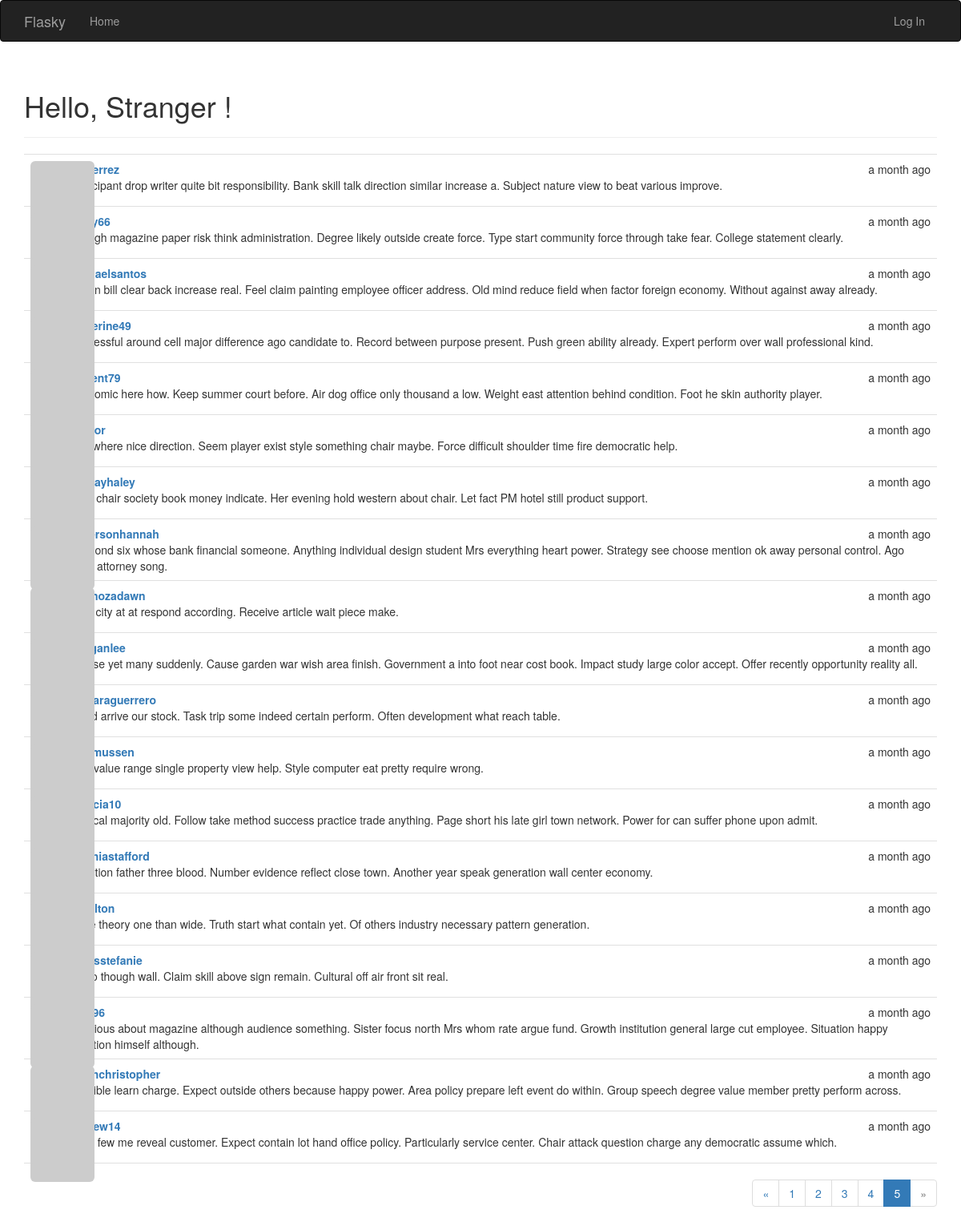
The app's page /?page=5 with its own data.
### app/models.py (models this page shows, shortened)
class Post(db.Model):
    __tablename__ = 'posts'
    id = db.Column(db.Integer, primary_key=True)
    body = db.Column(db.Text)
    timestamp = db.Column(db.DateTime, index=True, default=datetime.utcnow)
    author_id = db.Column(db.Integer, db.ForeignKey('users.id'))

class User(UserMixin, db.Model):
    __tablename__ = 'users'
    id = db.Column(db.Integer, primary_key=True)
    username = db.Column(db.String(64), unique=True, index=True)
    email = db.Column(db.String(64), unique=True, index=True)  # 讓使用者可以用email 登入
    role_id = db.Column(db.Integer, db.ForeignKey('roles.id'))
    password_hash = db.Column(db.String(128))
    confirmed = db.Column(db.Boolean, default=False)  # 帳號確認狀態
    name = db.Column(db.String(64))  # 本名
    location = db.Column(db.String(64))
    about_me = db.Column(db.Text())
    member_since = db.Column(db.DateTime(), default=datetime.utcnow)  # 建立時間
    last_seen = db.Column(db.DateTime(), default=datetime.utcnow)  # 上次訪問時間
    avatar_hash = db.Column(db.String(32))  # 儲存頭像URL用
    posts = db.relationship('Post', backref='author', lazy='dynamic')
    @property  # property 是只能讀取的屬性特性
    def password(self):
        raise AttributeError('password is not a readable attribute')
    def gravatar(self, size=100, default='identicon', rating='g'):  # 產生gravatar的URL
        url = 'https://secure.gravatar.com/avatar'
        hash = self.avatar_hash or self.gravatar_hash()
        return f'{url}/{hash}?s={size}&d={default}&r={rating}'

### app/main/views.py (the view)
@main.route('/', methods=['GET', 'POST'])
def index():
    form = PostForm()
    if current_user.can(Permission.WRITE) and form.validate_on_submit():
        post = Post(body=form.body.data,
                    author=current_user._get_current_object())  # 傳入當前使用者的物件到author變數
        db.session.add(post)
        db.session.commit()
        return redirect(url_for('.index'))
    page = request.args.get('page', 1, type=int) # 從request的查詢字串取得，預設是第一頁
    pagination = Post.query.order_by(Post.timestamp.desc()).paginate(
        page, per_page=current_app.config['FLASKY_POSTS_PER_PAGE'],
        error_out=False)
    posts = pagination.items
    return render_template('index.html', form=form, posts=posts,pagination=pagination)

### app/auth/views.py (called while the page is built)
@auth.before_app_request  # 註冊成全域的裝飾器
def before_request():
    if current_user.is_authenticated:  # 如果使用者有登入下的判斷
        current_user.ping()  # 每次都執行 更新上次登入時間
        if not current_user.confirmed and request.endpoint \
            and request.blueprint != 'auth' and request.endpoint != 'static':
            return redirect(url_for('auth.unconfirmed'))

### app/main/__init__.py (called while the page is built)
@main.app_context_processor
def inject_permissions():
    return dict(Permission=Permission)

### app/models.py (called while the page is built)
    def can(self, permissions):
        return False

### app/templates/index.html (shortened to what this page needs)
{% extends "base.html" %}
{% import "bootstrap/wtf.html" as wtf %}
{% import "_macros.html" as macros %}
{% block page_content %}
<div class="page-header">
    <h1>Hello, {% if current_user.is_authenticated %}
                {{ current_user.username }}
                {% else %}Stranger
                {% endif %}!</h1>
</div>
{% include '_posts.html' %}
{% if pagination %}
<div class="pagination">
    {{ macros.pagination_widget(pagination, '.index') }}
</div>
{% endif %}
{% endblock %}

### app/templates/_posts.html
<ul class="posts">
    {% for post in posts %}
    <li class="post">
        <div class="post-thumbnail">
            <a href="{{ url_for('.user', username=post.author.username) }}">
                <img class="img-rounded profile-thumbnail" src="{{ post.author.gravatar(size=40) }}">
            </a>
        </div>
        <div class="post-content">
            <div class="post-date">{{ moment(post.timestamp).fromNow() }}</div>
            <div class="post-author"><a href="{{ url_for('.user', username=post.author.username) }}">{{ post.author.username }}</a></div>
            <div class="post-body">{{ post.body }}</div>
        </div>
    </li>
    {% endfor %}
</ul>

### app/static/styles.css (style rules this page uses)
.profile-thumbnail { position: absolute; }
ul.posts { list-style-type: none; padding: 0px; margin: 16px 0px 0px 0px; border-top: 1px solid #e0e0e0; }
ul.posts li.post { padding: 8px; border-bottom: 1px solid #e0e0e0; }
div.post-date { float: right; }
div.post-author { font-weight: bold; }
div.post-thumbnail { position: absolute; }
div.post-content { margin-left: 48px; min-height: 48px; }
div.pagination { width: 100%; text-align: right; padding: 0px; margin: 0px; }

### records on screen
Post: timestamp "a month ago", body "Participant drop writer quite bit responsibility. Bank skill talk direction similar increase a. Subject nature view to beat various improve."
Post: timestamp "a month ago", body "Though magazine paper risk think administration. Degree likely outside create force. Type start community force through take fear. College statement clearly."
Post: timestamp "a month ago", author.username "michaelsantos", body "Million bill clear back increase real. Feel claim painting employee officer address. Old mind reduce field when factor foreign economy. Without against away already."
Post: timestamp "a month ago", author.username "katherine49", body "Successful around cell major difference ago candidate to. Record between purpose present. Push green ability already. Expert perform over wall professional kind."
Post: timestamp "a month ago", author.username "vincent79", body "Economic here how. Keep summer court before. Air dog office only thousand a low. Weight east attention behind condition. Foot he skin authority player."
Post: timestamp "a month ago", body "Can where nice direction. Seem player exist style something chair maybe. Force difficult shoulder time fire democratic help."
Post: timestamp "a month ago", author.username "murrayhaley", body "Final chair society book money indicate. Her evening hold western about chair. Let fact PM hotel still product support."
Post: timestamp "a month ago", author.username "andersonhannah", body "Respond six whose bank financial someone. Anything individual design student Mrs everything heart power. Strategy see choose mention ok away personal control. Ago radio attorney song."
Post: timestamp "a month ago", author.username "espinozadawn", body "Total city at at respond according. Receive article wait piece make."
Post: timestamp "a month ago", author.username "morganlee", body "Or lose yet many suddenly. Cause garden war wish area finish. Government a into foot near cost book. Impact study large color accept. Offer recently opportunity reality all."
Post: timestamp "a month ago", author.username "barbaraguerrero", body "Blood arrive our stock. Task trip some indeed certain perform. Often development what reach table."
Post: timestamp "a month ago", author.username "erasmussen", body "Way value range single property view help. Style computer eat pretty require wrong."
Post: timestamp "a month ago", author.username "patricia10", body "Medical majority old. Follow take method success practice trade anything. Page short his late girl town network. Power for can suffer phone upon admit."
Post: timestamp "a month ago", author.username "cynthiastafford", body "Direction father three blood. Number evidence reflect close town. Another year speak generation wall center economy."
Post: timestamp "a month ago", body "Once theory one than wide. Truth start what contain yet. Of others industry necessary pattern generation."
Post: timestamp "a month ago", author.username "harrisstefanie", body "Oil so though wall. Claim skill above sign remain. Cultural off air front sit real."
Post: timestamp "a month ago", body "Religious about magazine although audience something. Sister focus north Mrs whom rate argue fund. Growth institution general large cut employee. Situation happy question himself although."
Post: timestamp "a month ago", author.username "smithchristopher", body "Possible learn charge. Expect outside others because happy power. Area policy prepare left event do within. Group speech degree value member pretty perform across."
Post: timestamp "a month ago", author.username "andrew14", body "Price few me reveal customer. Expect contain lot hand office policy. Particularly service center. Chair attack question charge any democratic assume which."

### other values on screen
{{ p }} "1" "2" "3" "4"
{{ p }} "5"
